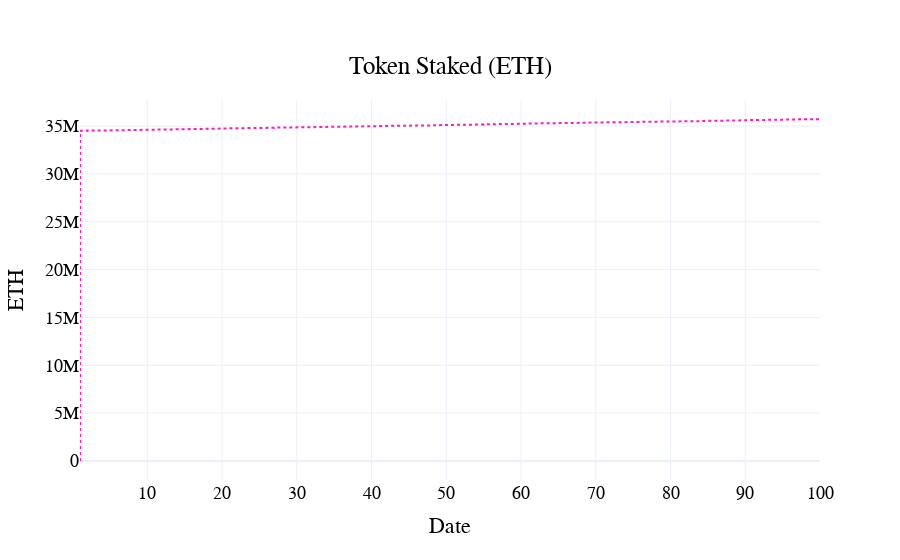

Notebook cell for this chart:
### Code cell
visualizations.plot_total_staked(
    df,
    scenario_names={
    0: "normal",
}
)

### Figure 1 — Plotly figure (JSON) as saved in the notebook; plotly's stock layout.template omitted (floating-point values rounded to 4 significant figures; data arrays with more than 128 entries replaced by an {"elided": "..."} marker saying what was removed)
{"data": [{"line": {"color": "#FC1CBF", "dash": "dot"}, "name": "normal", "type": "scatter", "x": {"elided": "600 int values"}, "y": {"elided": "600 float values"}}], "layout": {"font": {"color": "black", "family": "Arial", "size": 18}, "hovermode": "x unified", "legend": {"font": {"color": "black", "size": 18}, "orientation": "h", "x": 0.5, "xanchor": "center", "y": -0.4, "yanchor": "bottom"}, "paper_bgcolor": "rgba(255, 255, 255, 1)", "plot_bgcolor": "rgba(255, 255, 255, 1)", "title": {"text": "Token Staked (ETH)", "x": 0.5, "xanchor": "center", "y": 0.9, "yanchor": "top"}, "xaxis": {"title": {"text": "Date"}}, "yaxis": {"title": {"text": "ETH"}}}}
